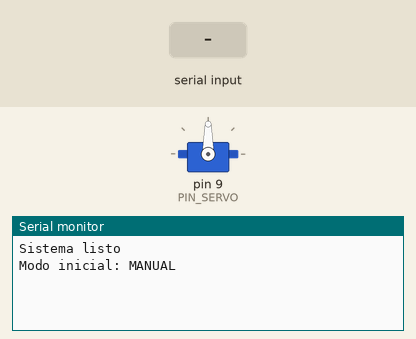
This sketch was run on a simulated Arduino Uno, built with avr-gcc and run on an emulated ATmega328P. Shown: servo, the last lines printed to the serial monitor. Inputs (shaded band) come from the test bench.

Above: at 1.2 s.
1.3 s: "M0\n" received over the second serial link
At 1.6 s:
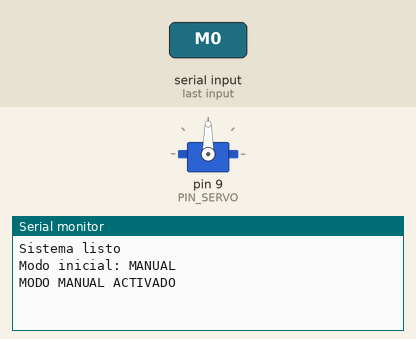
2.8 s: "M1\n" received over the second serial link
At 4.0 s:
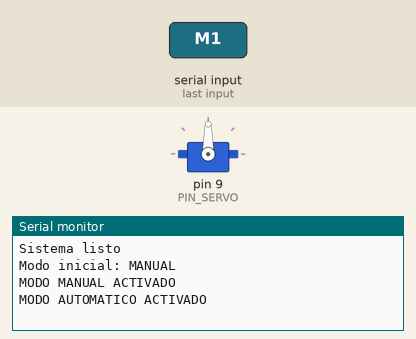

Measured:
- after the input at 1.3 s, the serial monitor: prints a new line at once (image 1)
- after the input at 2.8 s, the serial monitor: prints a new line at once (image 2)

The sketch:

APP_SERVO.ino
```cpp
#include <Servo.h>
#include <SoftwareSerial.h>

// Bluetooth
// HC-05 / HC-06 TXD → Arduino pin 10
// HC-05 / HC-06 RXD → Arduino pin 11
SoftwareSerial bluetooth(10, 11);

Servo miServo;

const int PIN_SERVO = 9;

const int SERVO_MIN = 30;
const int SERVO_MAX = 150;
const int SERVO_CENTRO = 90;

// false = modo manual con app Bluetooth
// true  = modo automático con Python/OpenCV
bool modoAutomatico = false;

// ---------------- CONTROL ----------------

int destinoFinal = SERVO_CENTRO;
int objetivoSuave = SERVO_CENTRO;
int posActual = SERVO_CENTRO;
int ultimoAnguloEscrito = SERVO_CENTRO;

// ---------------- ANTI-VIBRACIÓN ----------------

// Si llega un comando con diferencia muy pequeña, se ignora
const int UMBRAL_NUEVO_COMANDO = 2;

// Zona muerta cerca del destino
const int ZONA_MUERTA = 2;

// Movimiento de 1 grado por paso
const int PASO_SERVO = 1;

// Más alto = más lento y suave
const unsigned long TIEMPO_PASO = 70;

// Tiempo detenido antes de desactivar el servo
const unsigned long TIEMPO_PARA_DETACH = 800;

// Si vibra mucho detenido, dejar en true
// Si la cámara se cae o pierde posición, poner false
const bool USAR_DETACH_AL_DETENER = true;

bool servoActivo = true;
bool estaMoviendo = false;

unsigned long tiempoPasoAnterior = 0;
unsigned long tiempoDetenido = 0;

void setup() {
  Serial.begin(9600);       // Python/OpenCV por USB
  bluetooth.begin(9600);    // App Android por Bluetooth

  Serial.setTimeout(5);
  bluetooth.setTimeout(5);

  miServo.attach(PIN_SERVO);
  miServo.write(SERVO_CENTRO);

  destinoFinal = SERVO_CENTRO;
  objetivoSuave = SERVO_CENTRO;
  posActual = SERVO_CENTRO;
  ultimoAnguloEscrito = SERVO_CENTRO;

  Serial.println("Sistema listo");
  Serial.println("Modo inicial: MANUAL");
}

void loop() {
  leerBluetooth();
  leerPython();
  moverServoPorRampa();
}

// ---------------- LECTURA BLUETOOTH ----------------

void leerBluetooth() {
  if (bluetooth.available() > 0) {
    String comandoBT = bluetooth.readStringUntil('\n');
    comandoBT.trim();

    if (comandoBT.length() > 0) {
      procesarBluetooth(comandoBT);
    }
  }
}

// ---------------- LECTURA PYTHON ----------------

void leerPython() {
  if (Serial.available() > 0) {
    String comandoPython = Serial.readStringUntil('\n');
    comandoPython.trim();

    if (comandoPython.length() > 0) {
      procesarPython(comandoPython);
    }
  }
}

// ---------------- PROCESAR BLUETOOTH ----------------

void procesarBluetooth(String comando) {
  if (comando == "M0") {
    modoAutomatico = false;

    destinoFinal = posActual;
    objetivoSuave = posActual;

    activarServo();

    Serial.println("MODO MANUAL ACTIVADO");
    bluetooth.println("MODO MANUAL ACTIVADO");
  }

  else if (comando == "M1") {
    modoAutomatico = true;

    destinoFinal = posActual;
    objetivoSuave = posActual;

    activarServo();

    Serial.println("MODO AUTOMATICO ACTIVADO");
    bluetooth.println("MODO AUTOMATICO ACTIVADO");
  }

  else if (esComandoAngulo(comando)) {
    if (modoAutomatico == false) {
      recibirDestino(comando);
    } else {
      Serial.println("APP ignorada: modo AUTOMATICO activo");
    }
  }
}

// ---------------- PROCESAR PYTHON ----------------

void procesarPython(String comando) {
  if (esComandoAngulo(comando)) {
    if (modoAutomatico == true) {
      recibirDestino(comando);
    } else {
      Serial.println("PYTHON ignorado: modo MANUAL activo");
    }
  }
}

// ---------------- VALIDAR COMANDO ----------------

bool esComandoAngulo(String comando) {
  if (comando.length() != 4) return false;
  if (comando[0] != 'A') return false;

  return isDigit(comando[1]) && isDigit(comando[2]) && isDigit(comando[3]);
}

// ---------------- RECIBIR DESTINO ----------------

void recibirDestino(String comando) {
  int nuevoDestino = comando.substring(1).toInt();
  nuevoDestino = constrain(nuevoDestino, SERVO_MIN, SERVO_MAX);

  // Ignorar comandos demasiado cercanos para evitar vibración
  if (abs(nuevoDestino - destinoFinal) < UMBRAL_NUEVO_COMANDO) {
    return;
  }

  destinoFinal = nuevoDestino;
  activarServo();

  Serial.print("Nuevo destino: ");
  Serial.println(destinoFinal);
}

// ---------------- MOVIMIENTO SUAVE ----------------

void moverServoPorRampa() {
  unsigned long tiempoActual = millis();

  if (tiempoActual - tiempoPasoAnterior >= TIEMPO_PASO) {
    tiempoPasoAnterior = tiempoActual;

    // Si ya está cerca del destino, se considera detenido
    if (abs(posActual - destinoFinal) <= ZONA_MUERTA) {
      estaMoviendo = false;
      posActual = destinoFinal;

      if (USAR_DETACH_AL_DETENER) {
        if (tiempoDetenido == 0) {
          tiempoDetenido = tiempoActual;
        }

        if (tiempoActual - tiempoDetenido >= TIEMPO_PARA_DETACH) {
          desactivarServo();
        }
      }

      return;
    }

    // Si hay movimiento, reiniciar tiempo detenido
    estaMoviendo = true;
    tiempoDetenido = 0;
    activarServo();

    if (posActual < destinoFinal) {
      posActual += PASO_SERVO;
    }

    else if (posActual > destinoFinal) {
      posActual -= PASO_SERVO;
    }

    posActual = constrain(posActual, SERVO_MIN, SERVO_MAX);

    if (abs(posActual - ultimoAnguloEscrito) >= 1) {
      miServo.write(posActual);
      ultimoAnguloEscrito = posActual;
    }
  }
}

// ---------------- ACTIVAR / DESACTIVAR SERVO ----------------

void activarServo() {
  if (!servoActivo) {
    miServo.attach(PIN_SERVO);
    miServo.write(posActual);
    delay(10);
    servoActivo = true;
  }
}

void desactivarServo() {
  if (servoActivo) {
    miServo.detach();
    servoActivo = false;
  }
}
```
